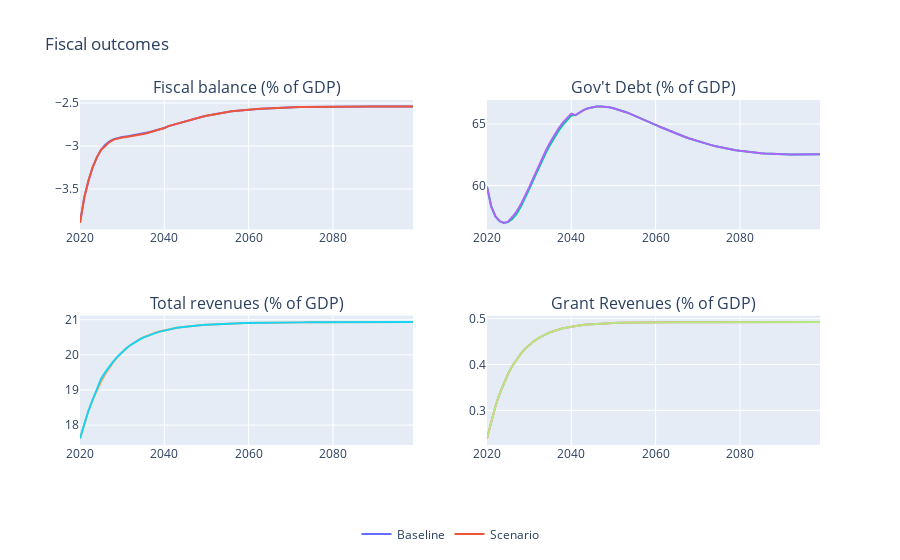

The cell this chart's notebook holds for it:
### Markdown cell above
## Use plotly, another graphic library for python 
The above graph can also be made using plotly. By asking ChatGPT 4 with the above as input an the code below was produced. Be sure to look careful of the results.

### Code cell
import plotly.graph_objs as go
from plotly.subplots import make_subplots


filtered_base = mpak.basedf.loc['2020':'2099']
filtered_last = mpak.lastdf.loc['2020':'2099']

# Create 2x2 subplot layout
fig = make_subplots(rows=2, cols=2, subplot_titles=("Fiscal balance (% of GDP)", 
                                                    "Gov't Debt (% of GDP)", 
                                                    "Total revenues (% of GDP)", 
                                                    "Grant Revenues (% of GDP)"))

# Adding traces to respective subplots
fig.add_trace(go.Scatter(x=filtered_base.index, y=filtered_base['PAKGGBALOVRLCN_'], name='Baseline'), row=1, col=1)
fig.add_trace(go.Scatter(x=filtered_last.index, y=filtered_last['PAKGGBALOVRLCN_'], name='Scenario'), row=1, col=1)

fig.add_trace(go.Scatter(x=filtered_base.index, y=filtered_base['PAKGGDBTTOTLCN_'], name='Baseline', showlegend=False), row=1, col=2)
fig.add_trace(go.Scatter(x=filtered_last.index, y=filtered_last['PAKGGDBTTOTLCN_'], name='Scenario', showlegend=False), row=1, col=2)

fig.add_trace(go.Scatter(x=filtered_base.index, y=filtered_base['PAKGGREVTOTLCN']/filtered_base['PAKNYGDPMKTPCN']*100, name='Baseline', showlegend=False), row=2, col=1)
fig.add_trace(go.Scatter(x=filtered_last.index, y=filtered_last['PAKGGREVTOTLCN']/filtered_last['PAKNYGDPMKTPCN']*100, name='Scenario', showlegend=False), row=2, col=1)

fig.add_trace(go.Scatter(x=filtered_base.index, y=filtered_base['PAKGGREVGRNTCN']/filtered_base['PAKNYGDPMKTPCN']*100, name='Baseline', showlegend=False), row=2, col=2)
fig.add_trace(go.Scatter(x=filtered_last.index, y=filtered_last['PAKGGREVGRNTCN']/filtered_last['PAKNYGDPMKTPCN']*100, name='Scenario', showlegend=False), row=2, col=2)

# Update layout for legend
fig.update_layout(legend=dict(orientation="h", yanchor="bottom", y=-0.3, xanchor="center", x=0.5))

# Update layout for the title
fig.update_layout(title_text="Fiscal outcomes")

fig.show()
